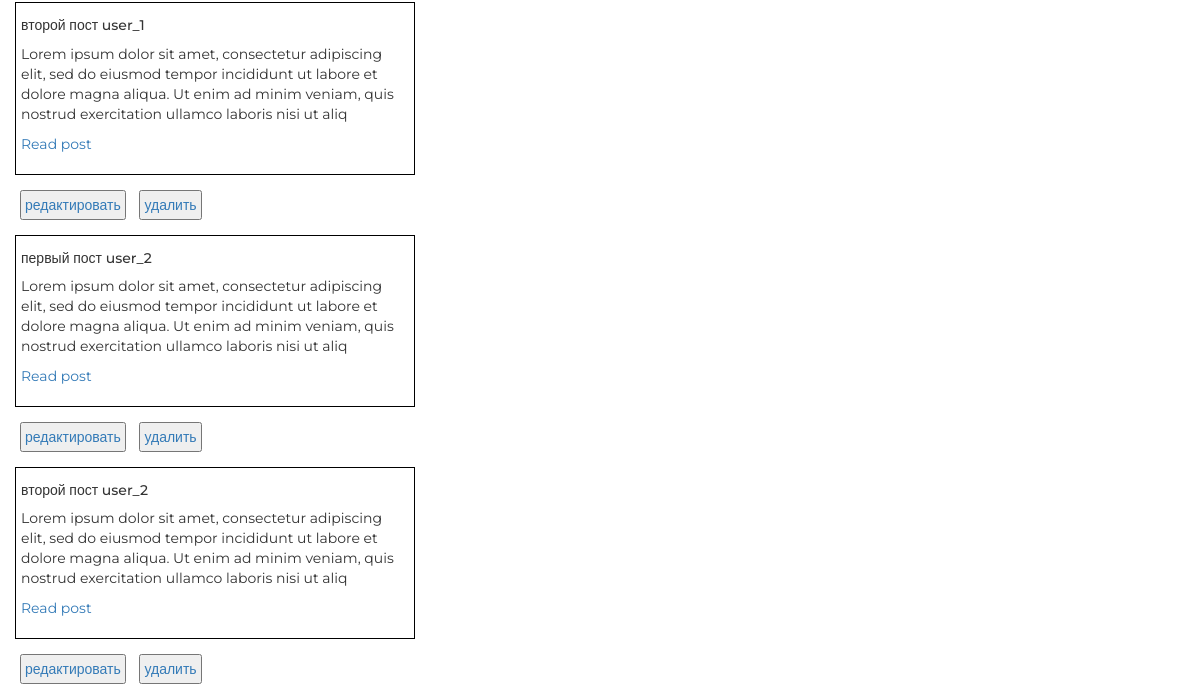
Before: / (lower part) with the older database file.
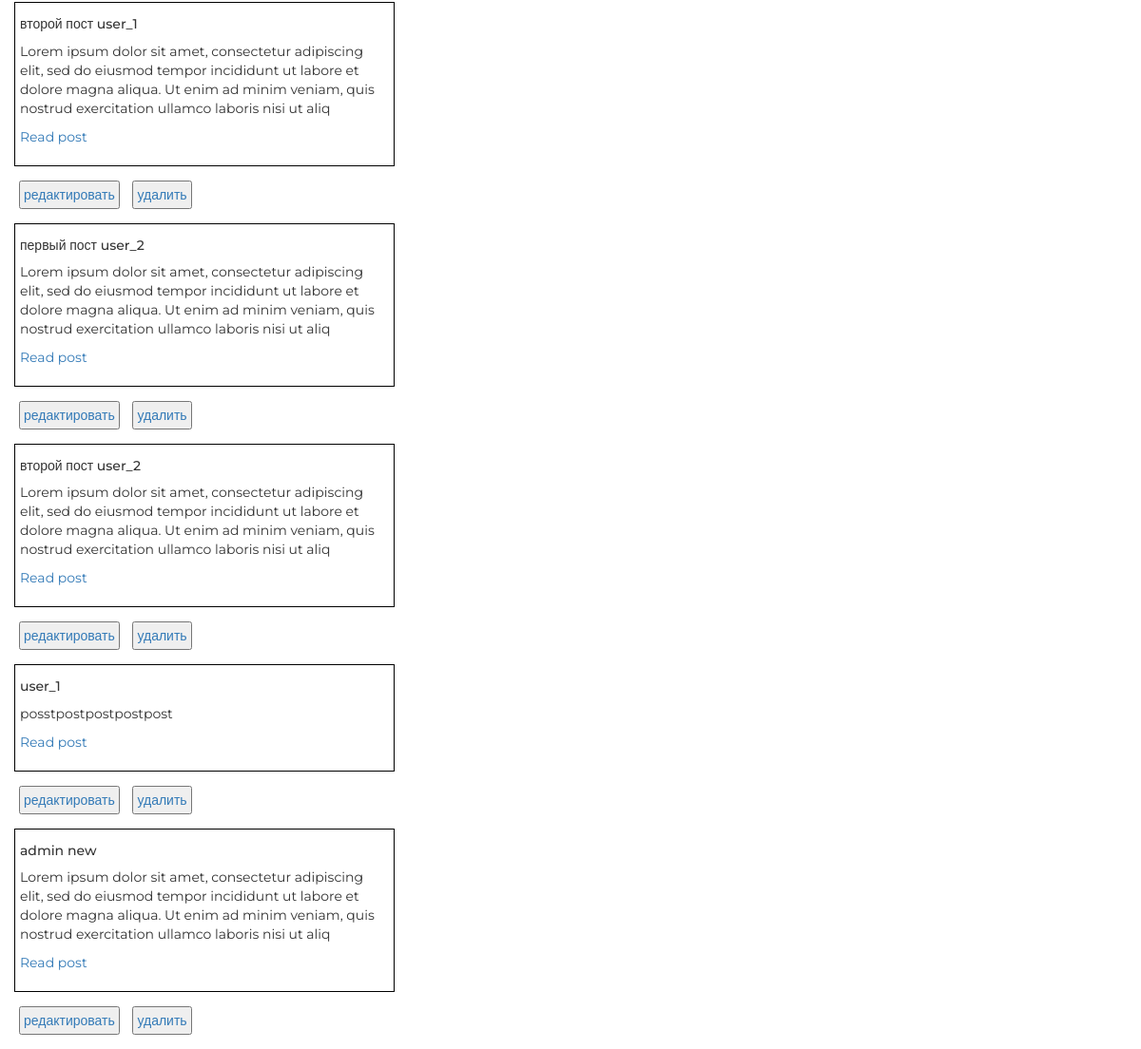
After: the same page with the newer database file.
### blogapp/models.py (models this page shows)
class Post(models.Model):
    user_post = models.TextField(verbose_name='текст поста')
    title = models.CharField(verbose_name='Заголовок', max_length=256)
    user_id = models.ForeignKey(User, verbose_name='Пользователь', on_delete=models.CASCADE)

### blogapp/views.py (the view)
# urls.py: path('', blogapp.PostListView.as_view()),
class PostListView(ListView):
    model = Post
    template_name = 'blogapp/categories.html'
    def dispatch(self, *args, **kwargs):
        return super().dispatch(*args, **kwargs)

### blogapp/templates/blogapp/categories.html (shortened to what this page needs)
{% extends 'blogapp/base.html' %}
{% load static %}
{% block content %}
{% for object in object_list %}
<div class="card" style="width: 40rem;border-width:1px;
border-style:solid;
border-color:black;margin-bottom: 15px;margin-left: 15px">
    <div class="card-body" style="margin-bottom: 15px ;padding:5px">
        <h5 class="card-title">{{ object.title }}</h5>
        <p class="card-text">{{ object.user_post }}</p>
        <a href="#" class="card-link">Read post</a>
    </div>
</div>
<button style="margin-left: 20px; padding: 3px">
    <a href={% url 'blog:category_update' object.pk %}>редактировать</a>
</button>
<button style="margin-bottom: 15px; margin-left: 10px; padding: 3px">
    <a href={% url 'blog:category_delete' object.pk %}>удалить</a>
</button>
{% endfor %}
{% endblock %}

### blogapp/templates/blogapp/base.html (shortened to what this page needs)
<!DOCTYPE html>
{% load static %}
<html>
<head>
    {% block css %}
    <link rel="stylesheet" type="text/css" href="{% static 'css/bootstrap.min.css' %}">
    <link rel="stylesheet" type="text/css" href="{% static '/style.css' %}">
    <link rel="stylesheet" href="{% static 'fonts/font-awesome/css/font-awesome.css' %}">
    {% endblock %}
</head>
<body>
<div class="admin_container">
    {% block content %}
    {% endblock %}
</div>
</body>
</html>

### blogapp/static/style.css (style rules this page uses)
* { margin: 0; padding: 0; }
body { font-family: 'Montserrat', sans-serif; }
html, body { height: 100%; }

Changed rows visible on the page:
added Post: title "user_1", user_post "posstpostpostpostpost"
added Post: title "admin new", user_post "Lorem ipsum dolor sit amet, consectetur adipiscing elit, sed do eiusmod tempor incididunt ut labore et dolore magna aliqua. Ut enim ad minim veniam, quis nostrud exercitation ullamco laboris nisi ut aliq"
